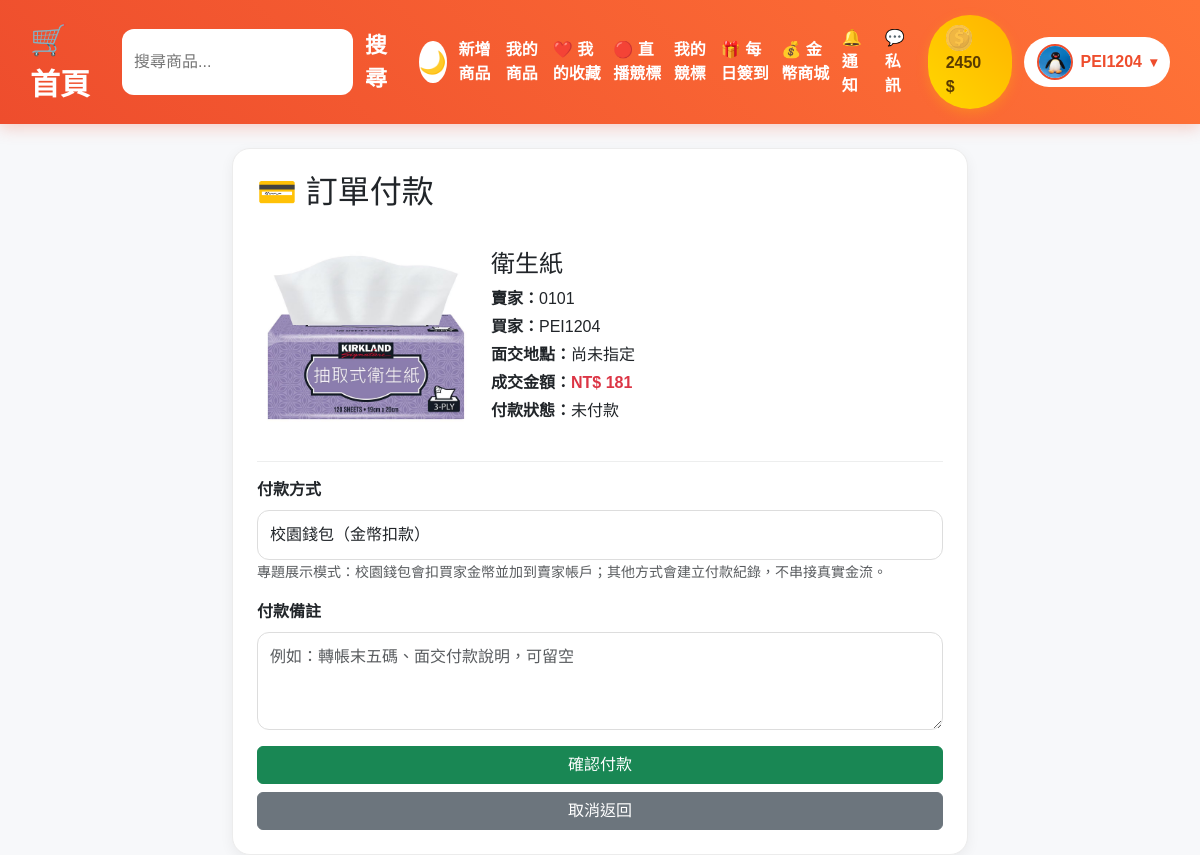
/trade-order/1/pay (signed in), run on the app's committed database.
### tables this page shows
CREATE TABLE products (
    id INTEGER PRIMARY KEY AUTOINCREMENT,
    title TEXT,
    start_price INTEGER,
    current_price INTEGER,
    image TEXT,
    description TEXT,
    category TEXT,
    end_time TEXT,
    user_id INTEGER
, views INTEGER DEFAULT 0, is_pinned INTEGER DEFAULT 0, pin_expire_time TEXT, special_frame INTEGER DEFAULT 0, is_completed INTEGER DEFAULT 0, meet_location TEXT, is_paused INTEGER DEFAULT 0, image1 TEXT, image2 TEXT, image3 TEXT, image4 TEXT, image5 TEXT, condition TEXT DEFAULT '二手', ending_reminder_sent INTEGER DEFAULT 0, trade_method TEXT DEFAULT '面交', meetup_time TEXT DEFAULT '平日晚上', payment_method TEXT DEFAULT '現金', admin_hidden INTEGER DEFAULT 0, admin_hidden_reason TEXT, admin_hidden_at TEXT);

CREATE TABLE users (
    id INTEGER PRIMARY KEY AUTOINCREMENT,
    username TEXT UNIQUE,
    email TEXT,
    password TEXT
, coins INTEGER DEFAULT 100, is_admin INTEGER DEFAULT 0, last_checkin TEXT, avatar TEXT, banner TEXT, has_received_listing_bonus INTEGER DEFAULT 0, is_banned INTEGER DEFAULT 0, ban_reason TEXT, admin_role TEXT DEFAULT 'user', email_verified INTEGER DEFAULT 0, email_verify_token TEXT, phone TEXT, phone_verified INTEGER DEFAULT 0, risk_score INTEGER DEFAULT 0, created_at TEXT, last_ip TEXT, identity_verified INTEGER DEFAULT 0, identity_verify_status TEXT DEFAULT '未申請', identity_reject_reason TEXT, identity_verified_at TEXT, exp INTEGER DEFAULT 0, level INTEGER DEFAULT 1);

CREATE TABLE trade_orders (
            id INTEGER PRIMARY KEY AUTOINCREMENT,
            product_id INTEGER UNIQUE,
            seller_id INTEGER,
            buyer_id INTEGER,
            final_price INTEGER,
            status TEXT DEFAULT '等待面交',
            created_at TEXT,
            updated_at TEXT
        , payment_status TEXT DEFAULT '未付款', payment_method TEXT, payment_note TEXT, paid_at TEXT);

### app.py (the view, shortened to what this page needs)
@app.route("/trade-order/<int:order_id>/pay", methods=["GET", "POST"])
def pay_trade_order(order_id):
    if "user_id" not in session:
        return redirect("/login")
    db = get_db()
    order = db.execute(
        """
        SELECT trade_orders.*, products.title, products.image, products.meet_location,
               seller.username AS seller_name, buyer.username AS buyer_name
        FROM trade_orders
        LEFT JOIN products ON trade_orders.product_id = products.id
        LEFT JOIN users AS seller ON trade_orders.seller_id = seller.id
        LEFT JOIN users AS buyer ON trade_orders.buyer_id = buyer.id
        WHERE trade_orders.id=?
        """,
        (order_id,)
    ).fetchone()
    if order is None:
        db.close()
        return "找不到交易訂單"
    if session["user_id"] != order["buyer_id"] and not is_admin():
        db.close()
        return "只有得標買家可以付款"
    db.close()
    return render_template("pay_order.html", order=order)

### app.py (called while the page is built, shortened)
def get_db():
    conn = sqlite3.connect(
        DATABASE,
        timeout=30,
        check_same_thread=False
    )
    conn.row_factory = sqlite3.Row
    return conn

def inject_notification_count():
    if "user_id" not in session:
        return dict(notification_count=0)
    db = get_db()
    count = db.execute(
        """
        SELECT COUNT(*) AS count
        FROM notifications
        WHERE user_id=? AND is_read=0
        """,
        (session["user_id"],)
    ).fetchone()["count"]
    db.close()
    return dict(notification_count=count)

def inject_active_announcements():
    try:
        db = get_db()
        ensure_admin_feature_columns(db)
        announcements = db.execute(
            """
            SELECT *
            FROM announcements
            WHERE IFNULL(is_active, 1)=1
            ORDER BY id DESC
            LIMIT 3
            """
        ).fetchall()
        db.close()
        return dict(active_announcements=announcements)
    except Exception:
        return dict(active_announcements=[])

def current_admin_role():
    role = session.get("admin_role", "user")
    if role == "user" and session.get("is_admin") == 1:
        return "super_admin"
    return role

def is_super_admin():
    return current_admin_role() == "super_admin"

@app.before_request
def protect_admin_routes():
    if not request.path.startswith("/admin"):
        return None

@app.context_processor
def inject_admin_role_helpers():
    return dict(
        current_admin_role=current_admin_role(),
        admin_role_name=admin_role_name,
        require_admin_role=require_admin_role,
        is_super_admin=is_super_admin()
    )

### templates/pay_order.html (shortened to what this page needs)
{% extends "layout.html" %}
{% block content %}
<div class="container mt-4" style="max-width:760px;">
    <div class="card p-4 shadow-sm">
        <h2 class="mb-3">💳 訂單付款</h2>
        <div class="row g-3 align-items-center">
            <div class="col-md-4">
                <img
                    src="{{ order.image or '/static/default-product.png' }}"
                    style="width:100%;border-radius:16px;object-fit:cover;max-height:220px;"
                >
            </div>
            <div class="col-md-8">
                <h4>{{ order.title }}</h4>
                <p class="mb-1"><strong>賣家：</strong>{{ order.seller_name }}</p>
                <p class="mb-1"><strong>買家：</strong>{{ order.buyer_name }}</p>
                <p class="mb-1"><strong>面交地點：</strong>{{ order.meet_location or '尚未指定' }}</p>
                <p class="mb-1"><strong>成交金額：</strong><span class="text-danger fw-bold">NT$ {{ order.final_price }}</span></p>
                <p class="mb-0"><strong>付款狀態：</strong>{{ order.payment_status or '未付款' }}</p>
            </div>
        </div>
        <hr>
        {% if order.payment_status == '已付款' %}
            <div class="alert alert-success">
                此訂單已付款，付款方式：{{ order.payment_method }}，付款時間：{{ order.paid_at }}。
            </div>
            <a href="/product/{{ order.product_id }}" class="btn btn-shopee">返回商品頁</a>
        {% else %}
            <form method="POST">
                <div class="mb-3">
                    <label class="form-label">付款方式</label>
                    <select name="payment_method" class="form-control" required>
                        <option value="校園錢包">校園錢包（金幣扣款）</option>
                    </select>
                    <small class="text-muted">
                        專題展示模式：校園錢包會扣買家金幣並加到賣家帳戶；其他方式會建立付款紀錄，不串接真實金流。
                    </small>
                </div>
                <div class="mb-3">
                    <label class="form-label">付款備註</label>
                    <textarea
                        name="payment_note"
                        class="form-control"
                        rows="3"
                        placeholder="例如：轉帳末五碼、面交付款說明，可留空"
                    ></textarea>
                </div>
                <button class="btn btn-success w-100" onclick="return confirm('確定送出付款嗎？')">
                    確認付款
                </button>
                <a href="/product/{{ order.product_id }}" class="btn btn-secondary w-100 mt-2">
                    取消返回
                </a>
            </form>
        {% endif %}
    </div>
</div>
{% endblock %}

### static/style.css (style rules this page uses)
* { margin:0; padding:0; box-sizing:border-box; }
body { background:#f5f5f5; font-family:Arial,sans-serif; color:#222; overflow-x:hidden; }
.form-label { font-weight:bold; margin-bottom:8px; }
.form-control { padding:12px; border-radius:12px; border:1px solid #ddd; }
body { background:#f7f8fa; }
.container { max-width:1200px; }
.product-card, .review-card, .chat-box, .notification-card, .message-card, .form-box, .card, .bid-box, .seller-info-box, .auto-bid-box, .winner-box { border-radius:18px !important; box-shadow:0 4px 14px rgba(0,0,0,.06) !important; border:1px solid #ececec; }
hr { opacity:.08; }
input, textarea, select { border-radius:12px !important; }

### data on the page
products: image (picture), title "衛生紙"
users: seller_name "0101"
users: buyer_name "PEI1204"
trade_orders: final_price "181", payment_status "未付款"

### other printed values
{{ session.get("coins", 0) }} "2450"
{{ session["username"] }} "PEI1204"
{{ order.meet_location or '尚未指定' }} "尚未指定"
